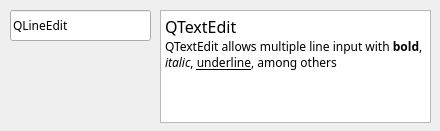
<ui version="4.0" >
 <author></author>
 <comment></comment>
 <exportmacro></exportmacro>
 <class>Form</class>
 <widget class="QWidget" name="Form" >
  <property name="geometry" >
   <rect>
    <x>0</x>
    <y>0</y>
    <width>440</width>
    <height>131</height>
   </rect>
  </property>
  <property name="windowTitle" >
   <string>Form</string>
  </property>
  <widget class="QLineEdit" name="lineEdit" >
   <property name="geometry" >
    <rect>
     <x>10</x>
     <y>10</y>
     <width>141</width>
     <height>31</height>
    </rect>
   </property>
   <property name="font" >
    <font>
     <family>Sans Serif</family>
     <pointsize>9</pointsize>
     <weight>50</weight>
     <italic>false</italic>
     <bold>false</bold>
     <underline>false</underline>
     <strikeout>false</strikeout>
    </font>
   </property>
   <property name="text" >
    <string>QLineEdit</string>
   </property>
  </widget>
  <widget class="QTextEdit" name="textEdit" >
   <property name="geometry" >
    <rect>
     <x>160</x>
     <y>10</y>
     <width>271</width>
     <height>113</height>
    </rect>
   </property>
   <property name="html" >
    <string>&lt;html>&lt;head>&lt;meta name=&quot;qrichtext&quot; content=&quot;1&quot; />&lt;/head>&lt;body style=&quot; white-space: pre-wrap; font-family:Sans Serif; font-weight:400; font-style:normal; text-decoration:none;&quot;>&lt;p style=&quot; margin-top:0px; margin-bottom:0px; margin-left:0px; margin-right:0px; -qt-block-indent:0; text-indent:0px;&quot;>&lt;span style=&quot; font-size:12pt;&quot;>QTextEdit&lt;/span>&lt;/p>&lt;p style=&quot; margin-top:0px; margin-bottom:0px; margin-left:0px; margin-right:0px; -qt-block-indent:0; text-indent:0px;&quot;>QTextEdit allows multiple line input with &lt;span style=&quot; font-weight:600;&quot;>bold&lt;/span>, &lt;span style=&quot; font-style:italic;&quot;>italic&lt;/span>, &lt;span style=&quot; text-decoration: underline;&quot;>underline&lt;/span>, among others&lt;/p>&lt;/body>&lt;/html></string>
   </property>
  </widget>
 </widget>
 <pixmapfunction></pixmapfunction>
 <resources/>
 <connections/>
</ui>
